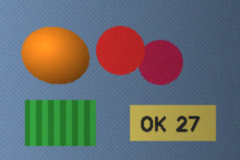
#> input picture assets/images/generated/sample-seg.png, 240 x 160 px
$ python gen_grabcut_data.py
#> lines starting #> are read from the running program, lines starting #| are printed output that depends on the picture; after the words box and inside, x2 and y2 are one past the last pixel; in counts of white or black regions, pixels touching at a corner belong together
"""Precompute OpenCV 4.13 GrabCut results for SegmentLab mode "grabcut" (Chapter 27.5).

Run: python scripts/gen_grabcut_data.py  (writes apps/web/lib/grabcut-data.json)
Each case: a rectangle (x, y, w, h), optional strokes (x, y, radius, 0 = sure background / 1 = sure foreground),
and the foreground mask after 1 and 5 iterations, run-length encoded row by row (alternating 0-run, 1-run lengths).
"""
import json
from pathlib import Path

import cv2
import numpy as np

ROOT = Path(__file__).resolve().parents[1]
img = cv2.imread(str(ROOT / "assets/images/generated/sample-seg.png"))
#> img is the input picture: shape (160, 240, 3); mean B, G, R 107.4, 107.7, 104.6
ids = cv2.imread(str(ROOT / "assets/images/generated/sample-seg-ids.png"), cv2.IMREAD_GRAYSCALE)
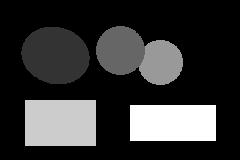
#> input picture assets/images/generated/sample-seg-ids.png, 240 x 160 px
#> ids is the input picture: shape (160, 240); min 0, max 5, mean 1.04
H, W = ids.shape
#> H = 160; W = 240

CASES = [
    {"key": "orange", "label": "orange, tight box", "rect": [18, 24, 76, 64], "strokes": [], "target": [1]},
    {"key": "crimson", "label": "crimson, tight box", "rect": [137, 39, 48, 47], "strokes": [], "target": [3]},
    {"key": "crimson-loose", "label": "crimson, loose box (red inside)", "rect": [100, 25, 90, 70], "strokes": [], "target": [3]},
    {"key": "stroke-small", "label": "loose box + small background stroke on red", "rect": [100, 25, 90, 70], "strokes": [[118, 50, 6, 0]], "target": [3]},
    {"key": "stroke-big", "label": "loose box + larger background stroke on red", "rect": [100, 25, 90, 70], "strokes": [[118, 50, 16, 0]], "target": [3]},
    {"key": "orange-loose", "label": "orange, loose box (green box inside)", "rect": [10, 15, 110, 140], "strokes": [], "target": [1]},
]


def rle(mask):
    flat, out, cur, n = mask.ravel().astype(np.uint8), [], 0, 0
    for v in flat:
        if v == cur:
            n += 1
        else:
            out.append(n); cur, n = v, 1
    out.append(n)
    return out


cases = []
for c in CASES:
    res = {}
    for it in (1, 5):
        cv2.setRNGSeed(0)
        bgd, fgd = np.zeros((1, 65)), np.zeros((1, 65))
        x, y, w, h = c["rect"]
        if c["strokes"]:
            m = np.zeros((H, W), np.uint8)
            m[y:y + h, x:x + w] = cv2.GC_PR_FGD
            for sx, sy, r, v in c["strokes"]:
                cv2.circle(m, (sx, sy), r, cv2.GC_FGD if v else cv2.GC_BGD, -1)
            cv2.grabCut(img, m, None, bgd, fgd, it, cv2.GC_INIT_WITH_MASK)
        else:
            m = np.zeros((H, W), np.uint8)
            cv2.grabCut(img, m, tuple(c["rect"]), bgd, fgd, it, cv2.GC_INIT_WITH_RECT)
        fg = (m == cv2.GC_FGD) | (m == cv2.GC_PR_FGD)
        g = np.isin(ids, c["target"])
        res[str(it)] = {"rle": rle(fg), "iou": round(float((fg & g).sum() / (fg | g).sum()), 3), "area": int(fg.sum())}
    cases.append({k: c[k] for k in ("key", "label", "rect", "strokes")} | {"result": res})
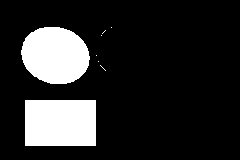
#> fg: shape (160, 240) bool; 16.6% white; 8 white regions (6 under 20 px), largest, box (x1, y1, x2, y2) and area: (25, 100, 96, 146) 3266, (21, 27, 90, 84) 3089
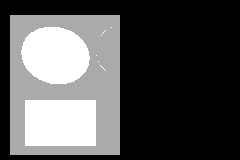
#> m: shape (160, 240); min 0, max 3, mean 0.968; drawn with min black and max white
#> after the loop, cases = 6 items

(ROOT / "apps/web/lib/grabcut-data.json").write_text(json.dumps({"w": W, "h": H, "cases": cases}, separators=(",", ":")))
print([(c["key"], c["result"]["1"]["iou"], c["result"]["5"]["iou"]) for c in cases])
#| [('orange', 0.987, 0.998), ('crimson', 0.999, 0.999), ('crimson-loose', 0.454, 0.456), ('stroke-small', 0.47, 0.472), ('stroke-big', 0.992, 0.999), ('orange-loose', 0.481, 0.483)]
